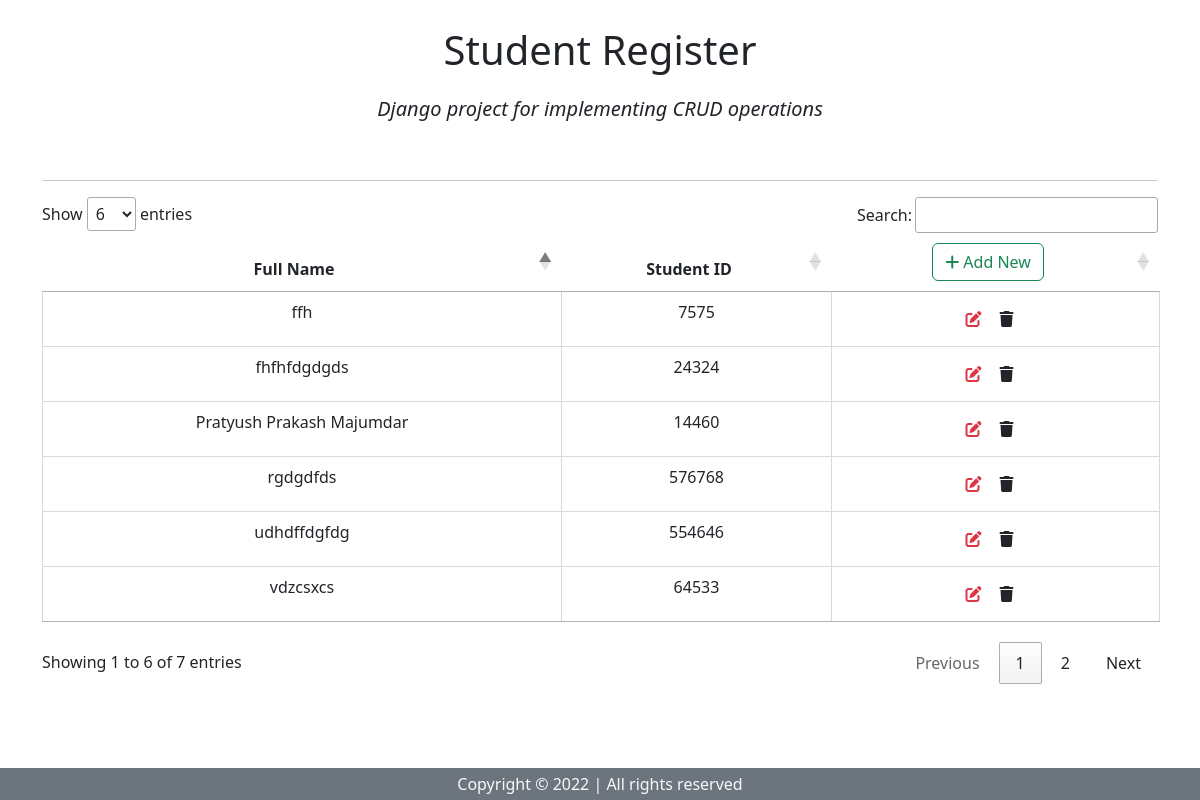
The page /list/ on the database as committed earlier.
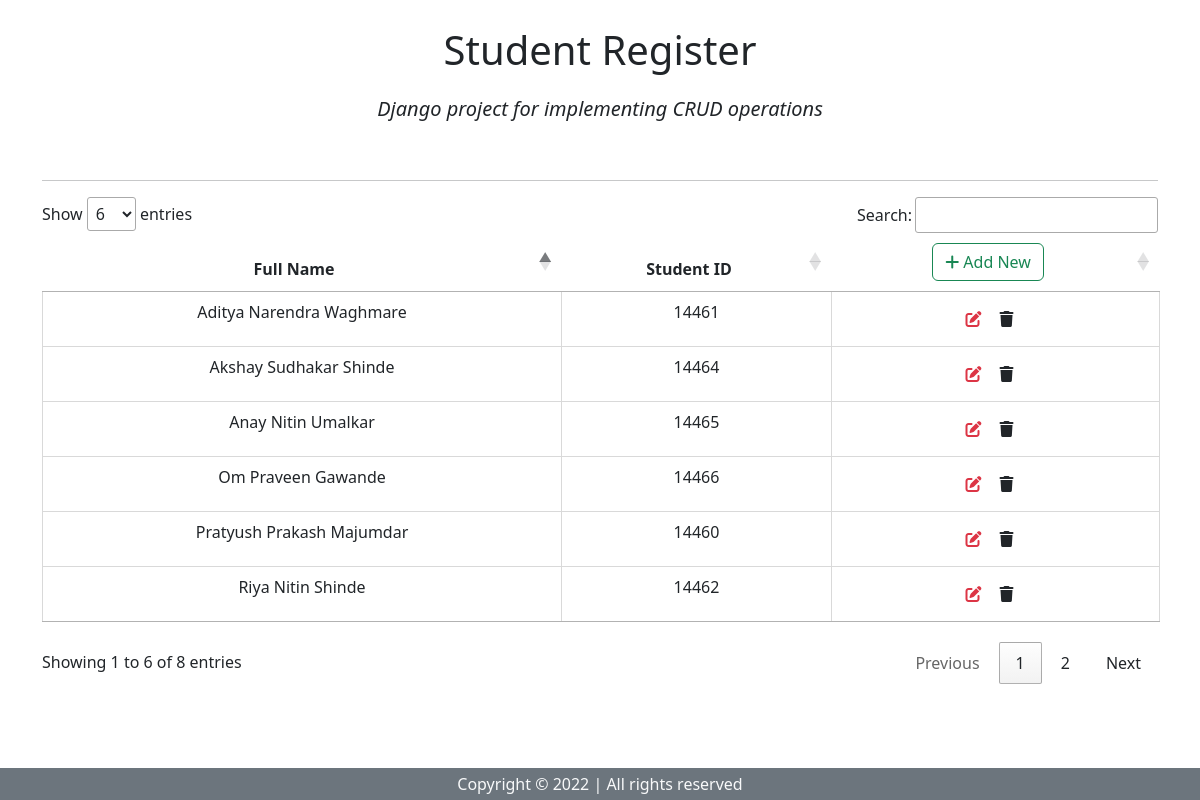
The same page on the database as committed later.
### home/models.py (models this page shows, shortened)
class Student(models.Model):
    fullname=models.CharField(max_length=100)
    stud_code=models.CharField(max_length=6)
    mobile=models.CharField(max_length=15)
    address=models.TextField()

### home/views.py (the view)
# urls.py: path('list/',views.student_list,name="student_list")
def student_list(request):
    context={'student_list':Student.objects.all()}
    return render(request,'student_list.html',context)

### templates/student_list.html (shortened to what this page needs)
{% extends "base.html" %}
{% block content %}
<table id="myTable" class="table table-borderless cell-border my-3 hover">
    <thead class="border-bottom fw-bold">
        <tr>
            <td style="text-align:center;">Full Name</td>
            <td style="text-align:center;">Student ID</td>
            <td style="text-align:center;">
                <a href="{% url 'student_insert' %}" class="btn btn-outline-success">
                    <i class="fa-solid fa-plus"></i> Add New
                </a>
            </td>
        </tr>
    </thead>
    <tbody>
        {% for student in student_list %}
        <tr>
            <td style="text-align:center;">{{student.fullname}}</td>
            <td style="text-align:center;">{{student.stud_code}}</td>
            <td style="text-align:center;">
                <a href="{% url 'student_update' student.id %}" class="btn text-danger px-0">
                    <i class="fa-solid fa-pen-to-square"></i>
                </a>
                <form action="{% url 'student_delete' student.id %}" method="POST" class="d-inline">
                    <button type="submit" class="btn"> <i class="fa-solid fa-trash float-right"></i>
                    </button>
                </form>
            </td>
        </tr>
        {% endfor %}
    </tbody>
</table>
{% endblock content %}

### templates/base.html (shortened to what this page needs)
<!DOCTYPE html>
<html lang="en">
<head>
    <link href="https://cdn.jsdelivr.net/npm/bootstrap@5.2.1/dist/css/bootstrap.min.css" rel="stylesheet"
>
    <link rel="stylesheet" href="https://cdnjs.cloudflare.com/ajax/libs/font-awesome/6.2.0/css/all.min.css">
    <link rel="stylesheet" href="https://cdn.datatables.net/1.12.1/css/jquery.dataTables.min.css">
    <link rel="stylesheet" type="text/css" href="static/crud.css">
</head>
<body>
    <div class="container mt-2">
        <h2 class="display-6 text-center">Student Register</h2>
        <p class="lead fst-italic text-center">Django project for implementing CRUD operations</p>
        <br>
        <hr class="my-3">
        {% block content %}
        {% endblock content %}
    </div>
</body>
</html>
<footer style="font-size:medium;text-align:center;" class="bg-secondary text-light py-1 fixed-bottom"> Copyright &#169
    2022 | All rights reserved
</footer>

### static/crud.css (style rules this page uses)
@media only screen and (min-device-width:700px) and (max-device-width:900px) { html,body { width:100%; height:100%; margin:0; padding:0; overflow-x:hidden; } }
@media only screen and (min-device-width:700px) and (max-device-width:900px) { h2 { padding-top:18px; } }
@media only screen and (min-device-width:700px) and (max-device-width:900px) { p { padding-top:12px; } }

Rows that differ between the two databases and show on the page:
removed Student: fullname "ffh", stud_code "7575"
removed Student: fullname "rgdgdfds", stud_code "576768"
removed Student: fullname "udhdffdgfdg", stud_code "554646"
removed Student: fullname "fhfhfdgdgds", stud_code "24324"
removed Student: fullname "vdzcsxcs", stud_code "64533"
added Student: fullname "Aditya Narendra Waghmare", stud_code "14461"
added Student: fullname "Riya Nitin Shinde", stud_code "14462"
added Student: fullname "Akshay Sudhakar Shinde", stud_code "14464"
added Student: fullname "Anay Nitin Umalkar", stud_code "14465"
added Student: fullname "Om Praveen Gawande", stud_code "14466"
Other text that changed with them:
text written by a page script: "Show entries Search: Showing 1 to 6 of 7 entries Previous 1 2 Next" → "Show entries Search: Showing 1 to 6 of 8 entries Previous 1 2 Next"
